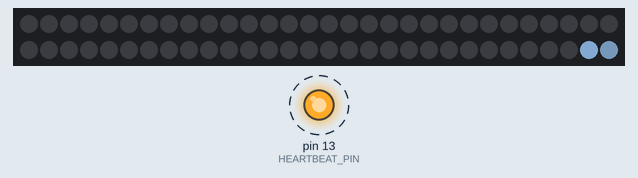
Recording of a sketch running on a simulated Arduino Mega 2560, built with avr-gcc and run on an emulated ATmega2560. Shown: 60 RGB LEDs in strip order, left to right, continuing on the next row, output pins drawn as LEDs (lit = HIGH). Dashed ring = blinking. Dim RGB values are drawn brighter than linear; random numbers use the default seed unless the sketch sets one.

Above: at 0.15 s.
At 10.03 s:
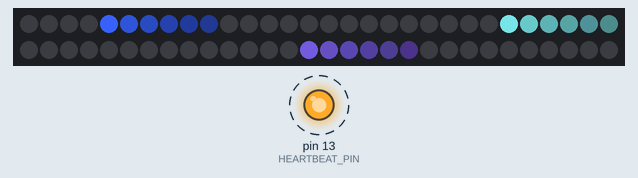
At 19.91 s:
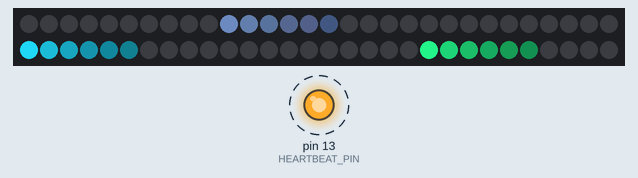
At 39.83 s:
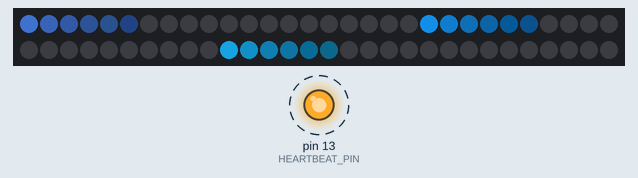
Timing chart, 0 to 40.0 s (numbered marks = the images above):
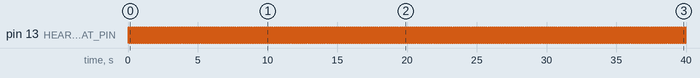

Measured:
- by itself, pin 13 (HEARTBEAT_PIN): alternates HIGH for 0.07 s and LOW for 0.07 s

The sketch:

BandanaSnake.ino
```cpp
#include <Adafruit_NeoPixel.h>

#define HEARTBEAT_PIN (13)
#define NEOPIXEL_PIN (6)
#define NUM_PIXELS (60)

Adafruit_NeoPixel pixels = Adafruit_NeoPixel(NUM_PIXELS, NEOPIXEL_PIN, NEO_GRB + NEO_KHZ800);

void setup()
{
  pinMode(HEARTBEAT_PIN, OUTPUT);
  pixels.begin();
}

int loop_count = 0;
bool heartbeat = false;
void loop()
{
  heartbeat = !heartbeat;
  digitalWrite(HEARTBEAT_PIN, heartbeat);
  snake();
}


const int NUM_SNAKES = 3;
const int SNAKE_LENGTH = NUM_PIXELS / (NUM_SNAKES);

const float FADE_RATE = 0.6;
const float FADE_CUTOFF = 0.05;
const int FADE_COUNT = ceil(log(FADE_CUTOFF) / log(FADE_RATE));
const int MIN_DC = 50;
const int MAX_DC = 250;
int LOOP_DELAY_ms = 70;

// use circular buffers to display pixel RGB values
int pixels_r[NUM_PIXELS] = {0};
int pixels_g[NUM_PIXELS] = {0};
int pixels_b[NUM_PIXELS] = {0};

int get_buffer_index(int desired_pixel)
{
  int index;
  if (desired_pixel < 0)
  {
    index = NUM_PIXELS + desired_pixel;
  }
  else if (desired_pixel >= NUM_PIXELS)
  {
    index = desired_pixel % NUM_PIXELS;
  }
  else
  {
    index = desired_pixel;
  }
  return index;
}

int buffer_start = 0;
int r, g, b = 0;
float fade_cur = 1;
void snake()
{
  // determine if buffer start has passed the head of a snake
  int buffer_start_prev = (buffer_start - 1);
  bool new_color = (buffer_start > 0) && (buffer_start_prev % SNAKE_LENGTH) == 0;
  bool fade_tail = (buffer_start > 0) && (buffer_start_prev % SNAKE_LENGTH) < FADE_COUNT;
  if (new_color || fade_tail)
  {
    // if we've passed the head, then generate a new color
    if (new_color)
    {
      r = random(10, 100);
      g = random(MIN_DC, MAX_DC);
      b = random(MIN_DC, MAX_DC);
      fade_cur = 1;
    }

    // fade the new color as we continue to pass through the snake
    if (fade_tail)
    {
      pixels_r[buffer_start_prev] = r * fade_cur;
      pixels_g[buffer_start_prev] = g * fade_cur;
      pixels_b[buffer_start_prev] = b * fade_cur;
      fade_cur = fade_cur * FADE_RATE;
    }
  }

  // "render" all pixels to "screen"
  for (int i = 0; i < NUM_PIXELS; i++)
  {
    // use buffer offset (rather than shifting arrays)
    int index = get_buffer_index(buffer_start + i);
    int r = pixels_r[index];
    int g = pixels_g[index];
    int b = pixels_b[index];
    pixels.setPixelColor(i, pixels.Color(r, g, b));
  }

  pixels.show();
  delay(LOOP_DELAY_ms);
  buffer_start = (buffer_start + 1) % NUM_PIXELS;
}
```
